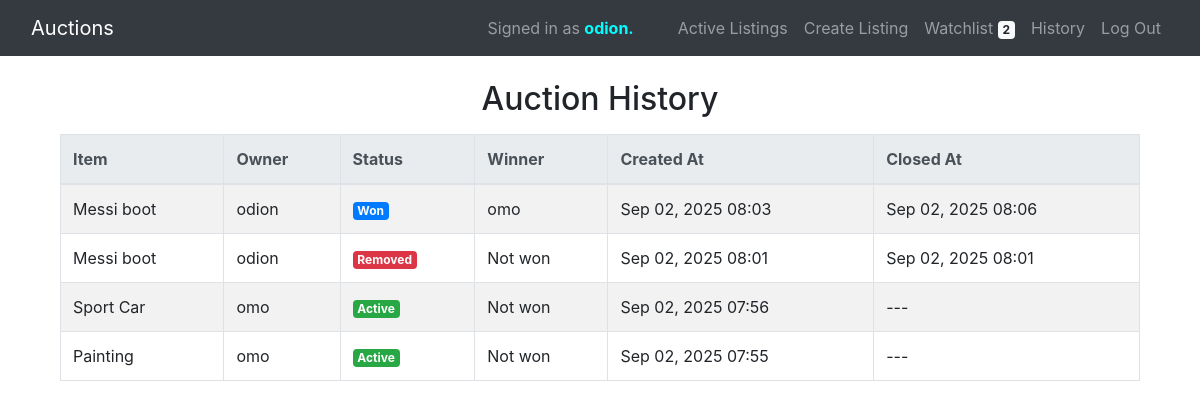
The page /history/ (signed in) on the database its author committed.
### auctions/models.py (models this page shows, shortened)
class User(AbstractUser):
    pass

class Listing(models.Model):
    CATEGORY_CHOICES = [
        ("Fashion", "Fashion"),
        ("Toys", "Toys"),
        ("Electronics", "Electronics"),
        ("Home", "Home"),
        ("Technology", "Technology"),
        ("Art/Culture", "Art/Culture"),
    ]
    title = models.CharField(max_length=64)
    description = models.CharField(max_length=240)
    start_bid = models.IntegerField()
    image = models.ImageField(upload_to="images/", blank=True, null=True)
    image_url = models.URLField(blank=True, null=True)
    category = models.CharField(max_length=20, choices=CATEGORY_CHOICES)
    owner = models.ForeignKey(
        User, on_delete=models.CASCADE, null=True, blank=True, related_name="listings"
    )
    created_at = models.DateTimeField(auto_now_add=True, blank=True)
    closed_at = models.DateTimeField(null=True, blank=True)
    watchers = models.ManyToManyField(User, blank=True, related_name="watchlist")
    winner = models.ForeignKey(
        User,
        on_delete=models.SET_NULL,
        null=True,
        blank=True,
        related_name="won_auctions",
    )
    status = models.CharField(
        max_length=20,
        choices=[("active", "Active"), ("removed", "Removed"), ("won", "Won")],
        default="active",
    )

### auctions/views.py (the view)
# urls.py: path("history/", views.history, name="history"),
@login_required
def history(request):
    listings = Listing.objects.all().order_by("-created_at")
    return render(request, "auctions/history.html", {"listings": listings})

### auctions/templates/auctions/history.html
{% extends "auctions/layout.html" %}
{% block body %}
<div class="container my-4">
    <h2 class="mb-3 text-center">Auction History</h2>
    <div class="table-responsive">
        <table class="table table-bordered table-hover table-striped">
            <thead class="thead-light">
                <tr>
                    <th>Item</th>
                    <th>Owner</th>
                    <th>Status</th>
                    <th>Winner</th>
                    <th>Created At</th>
                    <th>Closed At</th>
                </tr>
            </thead>
            <tbody>
                {% for listing in listings %}
                <tr>
                    <td>{{ listing.title }}</td>
                    <td>{{ listing.owner.username }}</td>
                    <td>
                        {% if listing.status == "active" %}
                        <span class="badge badge-success">Active</span>
                        {% elif listing.status == "won" %}
                        <span class="badge badge-primary">Won</span>
                        {% else %}
                        <span class="badge badge-danger">Removed</span>
                        {% endif %}
                    </td>
                    <td>
                        {% if listing.winner %}
                        {{ listing.winner.username }}
                        {% else %}
                        Not won
                        {% endif %}
                    </td>
                    <td>{{ listing.created_at|date:"M d, Y H:i" }}</td>
                    <td>
                        {% if listing.closed_at %}
                        {{ listing.closed_at|date:"M d, Y H:i" }}
                        {% else %}
                        ---
                        {% endif %}
                    </td>
                </tr>
                {% empty %}
                <tr>
                    <td colspan="6" class="text-center">No auctions found.</td>
                </tr>
                {% endfor %}
            </tbody>
        </table>
    </div>
</div>
{% endblock %}

### auctions/templates/auctions/layout.html (shortened to what this page needs)
{% load static %}
<!DOCTYPE html>
<html lang="en">
<head>
    <link rel="stylesheet" href="https://stackpath.bootstrapcdn.com/bootstrap/4.4.1/css/bootstrap.min.css"
>
    <link href="{% static 'auctions/styles.css' %}" rel="stylesheet">
</head>
<body>
    <nav class="navbar navbar-expand-lg navbar-dark bg-dark">
        <div class="container-fluid">
            <a class="navbar-brand" href="{% url 'index' %}">Auctions</a>
            <div class="collapse navbar-collapse" id="navbarNav">
                <ul class="navbar-nav ml-auto">
                    {% if user.is_authenticated %}
                        <li class="nav-item" style="margin-right: 20px;">
                            <span class="navbar-text mr-3">Signed in as <strong style="color: aqua;">{{ user.username }}.</strong></span>
                        </li>
                    {% endif %}
                    <li class="nav-item">
                        <a class="nav-link" href="{% url 'index' %}">Active Listings</a>
                    </li>
                    {% if user.is_authenticated %}
                        <li class="nav-item">
                            <a class="nav-link" href="{% url 'create_listing' %}">Create Listing</a>
                        </li>
                        <li class="nav-item">
                            <a class="nav-link" href="{% url 'my_watchlist' %}">
                                Watchlist <span class="badge badge-light">{{ request.user.watchlist.count }}</span>
                            </a>
                        </li>
                        <li class="nav-item">
                            <a class="nav-link" href="{% url 'history' %}">History</a>
                        </li>
                        <li class="nav-item">
                            <a class="nav-link" href="{% url 'logout' %}">Log Out</a>
                        </li>
                    {% endif %}
                </ul>
            </div>
        </div>
    </nav>
    <div class="container mt-4">
        {% block body %}{% endblock %}
    </div>
</body>
</html>

### auctions/static/auctions/styles.css (style rules this page uses)
* { padding: 0; margin: 0; box-sizing: border-box; }

### rows shown on the page
User: username "odion", user.watchlist.count "2"
Listing: title "Messi boot", owner.username "odion", status "Won", winner.username "omo", created_at "Sep 02, 2025 08:03", closed_at "Sep 02, 2025 08:06"
Listing: title "Messi boot", owner.username "odion", status "Removed", shows "Not won", created_at "Sep 02, 2025 08:01", closed_at "Sep 02, 2025 08:01"
Listing: title "Sport Car", owner.username "omo", status "Active", shows "Not won", created_at "Sep 02, 2025 07:56"
Listing: title "Painting", owner.username "omo", status "Active", shows "Not won", created_at "Sep 02, 2025 07:55"
